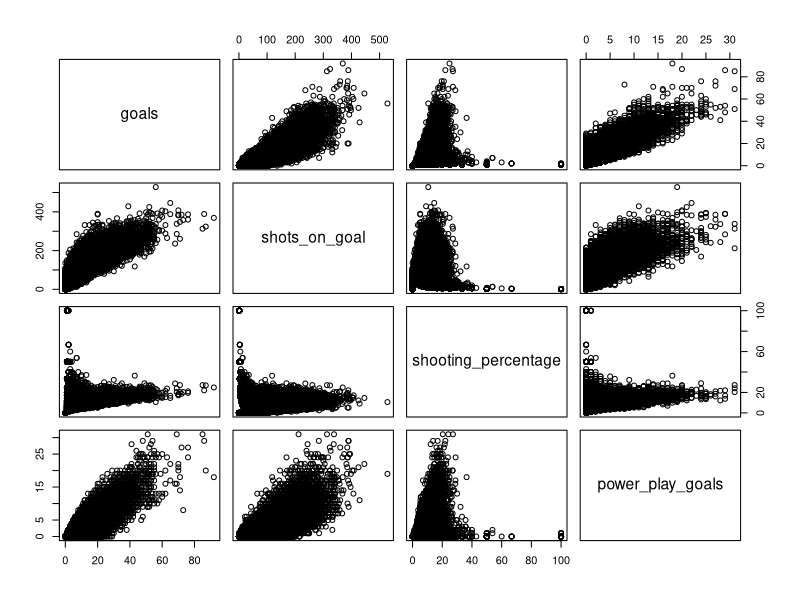
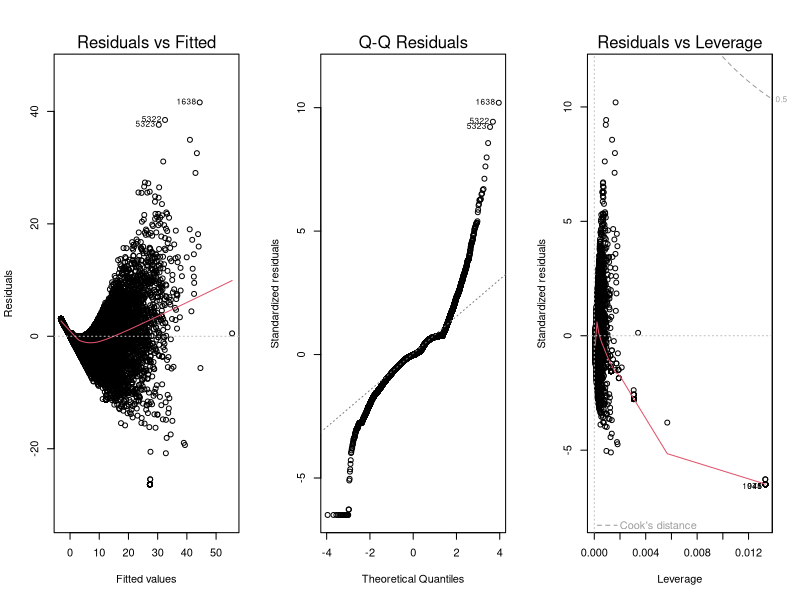
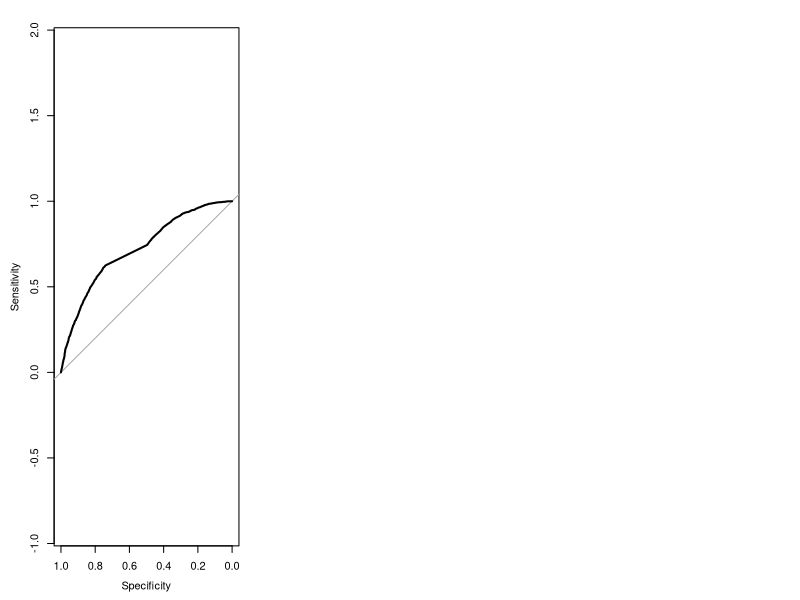

Write the R code that produced these figures, in order. (Note: a time limit stopped this script after it produced the figures.)
## ---- chunk 1
library(tidyverse)
library(magrittr)
library(data.table) # Pre %like% operátor
library(caret) # Pre confusionMatrix
library(pROC)

## ---- chunk 2
getwd()
setwd("/Users/danielcok/xcok/4.semester/OZNAL/Zadanie") # Set the correct path to players_22.csv
data <- read_delim("NHL_Players_Statistics.csv", col_names = TRUE, num_threads = 4, delim = ';');
data
view(data)
## ---- chunk 3
colnames(data) # Pôvodné mená stĺpcov

new_colnames <- c("player_name", "date_of_birth", "season_year", "season", "team", "games_played", "goals", "assists", "points", "plus_minus_ratings", "penalty_minutes",
                "shots_on_goal", "shooting_percentage", "power_play_goals", "power_play_assists", "short_goals", "short_assists", "game_winning_goals", "game_tying_goals",
                "time_on_ice_per_game", "production", "number", "games_started", "wins", "losses", "ties", "overtime_losses", "goals_against", "goals_against_average", "shots_against", "saves",
                "save_percentage", "shutouts", "position", "height", "weight", "bmi", "place_of_birth", "age", "experience")

colnames(data) <- new_colnames

colnames(data) # Nové mená stĺpcov
## ---- chunk 4
data %<>% separate("date_of_birth", into = c("Year", "Month", "Day"), sep = "-")
## ---- chunk 5
data %<>% separate("place_of_birth", into = c("city", "state"), sep = ",")
## ---- chunk 6
data$season <- gsub("'", "", data$season) # Funkcia gsub funguje podobne ako sub ale nahradí všetky výskyty
## ---- chunk 7
data$game_tying_goals[is.na(data$game_tying_goals)] <- 0
data$number[is.na(data$number)] <- 0
data$goals[is.na(data$goals)] <- 0
data$assists[is.na(data$assists)] <- 0
data$points[is.na(data$points)] <- 0
data$plus_minus_ratings[is.na(data$plus_minus_ratings)] <- 0
data$penalty_minutes[is.na(data$penalty_minutes)] <- 0
data$shots_on_goal[is.na(data$shots_on_goal)] <- 0
data$shooting_percentage[is.na(data$shooting_percentage)] <- 0
data$power_play_goals[is.na(data$power_play_goals)] <- 0
data$power_play_assists[is.na(data$power_play_assists)] <- 0
data$short_goals[is.na(data$short_goals)] <- 0
data$short_assists[is.na(data$short_assists)] <- 0
data$game_winning_goals[is.na(data$game_winning_goals)] <- 0
## ---- chunk 8
# Získame unikátne hodnoty z pozícií hráčov
unique(data$position)
data %<>% mutate(
  role = case_when(
    position %like% "Right_wing|Left_wing|Center|Forward" ~ "offensive",
    position %like% "Defence" ~ "defensive",
    position %like% "Goaltender" ~ "goalie",
    .default = "goalie"
  )
)
## ---- chunk 9
# Vytvorenie stĺpca role_oneHot na základe pozície
data <- data %>% 
  mutate(
    role_oneHot = if_else(role == "offensive", 1, 0)
  )

## ---- chunk 10
view(data)
## ---- chunk 11
selected_data <- data %>% select(goals, shots_on_goal, shooting_percentage, power_play_goals)
plot(selected_data)
#boxplot(selected_data)
## ---- chunk 12
# Filter na offensive a defensive
filtered_data <- data %>% filter(role == "offensive" | role == "defensive")

sample <- sample(c(TRUE, FALSE), nrow(filtered_data), replace=TRUE, prob=c(0.7,0.3))
train <- filtered_data[sample, ]
test <- filtered_data[!sample, ]

model <- lm(goals ~ shots_on_goal + shooting_percentage, data = train)
summary(model)
## ---- chunk 13
par(mfrow = c(1,3)) # Vytvorí grid 1x3
plot(model, which = c(1,2,5))
## ---- chunk 14
# Pre trénovacie dáta
residuals <- model$residuals
RSS <- sum(residuals^2)
RSS
RMSE <- sqrt(mean(residuals^2))
RMSE

# Pre testovacie dáta
predictions <- predict(model, test)
residuals_test <- test$goals - predictions
RSS_test <- sum(residuals_test^2)
RSS_test
RMSE_test <- RMSE(predictions, test$goals)
RMSE_test
## ---- chunk 15
# Rozdelenie dát na trenovaciu a testovaciu súpravu
set.seed(123)  
training_indices <- createDataPartition(data$role_oneHot, p = 0.7, list = FALSE)  
train_data <- data[training_indices, ]  
test_data <- data[-training_indices, ]  

## ---- chunk 16
# Vytvorenie logistického regresného modelu
model <- glm(role_oneHot ~ goals + assists , data = train_data, family = "binomial")  
## ---- chunk 17
# Predikcie a hodnotenie
predictions <- predict(model, test_data, type = "response")  
predicted_class <- if_else(predictions > 0.5, 1, 0)  
## ---- chunk 18
# Confusion matrix
cm <- confusionMatrix(as.factor(predicted_class), as.factor(test_data$role_oneHot), positive =  "1")
print(cm)  
## ---- chunk 19
# ROC krivka a výpočet AUC
roc_response <- roc(response = test_data$role_oneHot, predictor = as.numeric(predictions))
plot(roc_response)  
## ---- chunk 20
# Výpočet a výpis hodnoty AUC (Area Under the Curve) pre ROC krivku
auc_value <- auc(roc_response)
print(auc_value)
## ---- chunk 21
# Výpis celkovej presnosti modelu
cm_overall_accuracy <- cm$overall['Accuracy']
print(paste("Accuracy:", cm_overall_accuracy))
## ---- chunk 22
# Výpočet a výpis proporcionálneho rozdelenia tried v testovacej sade
proportion_of_1 <- sum(cm$table[2,]) / sum(cm$table)
proportion_of_0 <- sum(cm$table[1,]) / sum(cm$table)
print(paste("Class proportions are: ", proportion_of_1, proportion_of_0, "for 1 and 0, respectively."))
## ---- chunk 23
# Výpočet a výpis presnosti (Precision) predpovedí modelu
precision <- cm$table[2,2] / (cm$table[2,2] + cm$table[2,1])
print(paste("Precision:", precision))
## ---- chunk 24
# Výpočet a výpis citlivosti (Recall) predpovedí modelu
recall <- cm$table[2,2] / (cm$table[2,2] + cm$table[1,2])
print(paste("Recall:", recall))
## ---- chunk 25
# Sumarizácia modelu a interpretácia koeficientov
model_summary <- summary(model)
print(model_summary)
## ---- chunk 26
library(e1071)
library(caret)
library(pROC)
## ---- chunk 27
na_limits <- 0.5 * nrow(data)  # Limit pre vynechanie stĺpcov s nadmerným počtom chýbajúcich hodnôt
# Tento riadok určuje prahovú hodnotu pre odstránenie stĺpcov s veľkým počtom chýbajúcich hodnôt (NA). Násobením 0.5 počtom riadkov (nrow(data)) nastavujeme prah, že akýkoľvek stĺpec s viac ako 50% chýbajúcich hodnôt bude odstránený z datasetu.
data <- data[, colSums(is.na(data)) < na_limits]
# V tomto riadku sa odstraňujú stĺpce, ktoré prekračujú práve definovanú prahovú hodnotu chýbajúcich hodnôt. Funkcia colSums(is.na(data)) vypočíta počet chýbajúcich hodnôt (NA) v každom stĺpci, a ten sa potom porovná s hodnotou na_limits.
data <- data[, sapply(data, function(x) length(unique(x)) > 1)]  
# Tento riadok odstraňuje stĺpce s konštantnými alebo takmer konštantnými hodnotami. Používa sapply na aplikáciu funkcie na každý stĺpec, ktorá zistí, či počet unikátnych hodnôt v stĺpci je väčší ako 1. Ak nie, taký stĺpec nie je pre model užitočný a je odstránený.
data[] <- lapply(data, function(x) if(is.character(x)) factor(x) else x)  
# Tu prechádzame cez všetky stĺpce a konvertuje znakové stĺpce na faktory. Tento krok je dôležitý, pretože mnohé modelovacie techniky v R vyžadujú, aby kategorické premenné boli v tvare faktorov. Používa sa tu lapply, čo je vhodné, pretože vracia zoznam a priradenie data[] <- sa uistí, že sa zmeny aplikujú priamo na dataset data.
## ---- chunk 28
# Vytvorenie tréningových a testovacích dat
training_indices <- createDataPartition(data$role_oneHot, p = 0.7, list = FALSE)
# Funkcia z knižnice caret je použitá na rozdelenie indexov dát do trénovacej a testovacej sady na základe cieľovej premennej data$role_oneHot.
train_data <- data[training_indices, ]
test_data <- data[-training_indices, ]
## ---- chunk 29
# Zabezpečenie konzistentných úrovní faktorov v tréningových aj testovacích datach
train_data$role_oneHot <- factor(train_data$role_oneHot, levels = c("0", "1"))
test_data$role_oneHot <- factor(test_data$role_oneHot, levels = c("0", "1"))
# Tieto riadky nastavujú úrovne faktorov pre cieľovú premennú role_oneHot v trénovacej a
# testovacej sade. Je dôležité mať konzistentné faktorové úrovne v oboch súboroch, aby sme zabezpečili, že výsledky budú správne # # interpretované pri trénovaní a testovaní modelu. 
## ---- chunk 30
# Výber relevantných prediktorov pre hypotézy
selected_columns <- c("goals", "assists", "role_oneHot")  # Berieme do úvahy len góly, asistencie a role_oneHot
train_data <- train_data[, selected_columns]
test_data <- test_data[, selected_columns]
# Aktualizujeme trénovacie a testovacie datasety tak, že ponecháme len vybrané stĺpce. To pomáha redukovať dimenzionality dát a zameriava model na najdôležitejšie charakteristiky, ktoré by mali vplyv na predikcie.
## ---- chunk 31
# Trénovanie modelu SVM s lineárnym jadrom
svm_model <- try(svm(role_oneHot ~ goals + assists, data = train_data, kernel = "linear", cost = 1, scale = FALSE), silent = FALSE)
# Trénovanie modelu SVM (Support Vector Machine) s lineárnym jadrom. Funkcia svm z knižnice e1071 je použitá s formulou, ktorá hovorí, že role_oneHot (či je hráč ofenzívny alebo nie) je predikovaná na základe  stĺpcov v train_data. Parameter cost nastavený na 1 kontroluje kompromis medzi dosahovaním širokej margity a minimalizáciou chyby klasifikácie. Parameter scale je nastavený na FALSE, čo znamená, že dáta nebudú automaticky škálované pred trénovaním modelu. Použitie try obaluje volanie funkcie svm tak, aby v prípade neúspechu (napr. keď dáta nie sú vhodné pre model SVM) nedošlo k ukončeniu skriptu, ale namiesto toho sa vráti chybová správa.
## ---- chunk 32
# Predpovedanie na základe testovacích dat
svm_predictions_raw <- predict(svm_model, test_data[, -which(names(test_data) == "role_oneHot")])
# spúšťa sa proces predikcie na testovacích dátach. Funkcia predict sa používa na vygenerovanie predpovedí s modelom SVM (svm_model), ktorý bol natrénovaný na trénovacej sade train_data.
# Ensure predictions have the same factor levels
svm_predictions <- factor(svm_predictions_raw, levels = levels(test_data$role_oneHot))
# svm_predictions_raw je premenená na faktor s rovnakými úrovňami ako cieľová premenná v testovacej sade. Toto zabezpečuje, že predpovede modelu budú porovnateľné s cieľovými hodnotami.
## ---- chunk 33
svm_confusionMatrix <- confusionMatrix(svm_predictions, test_data$role_oneHot, positive = "1")
# Pomocou funkcie confusionMatrix z knižnice caret sa vytvára matica zámien (confusion matrix), ktorá sumarizuje výkon klasifikácie porovnaním predpovedí modelu (svm_predictions) s pravdivými hodnotami (test_data$role_oneHot). Parameter positive = "1" definuje, ktorá úroveň cieľovej premennej je považovaná za pozitívnu triedu.
print(svm_confusionMatrix)
## ---- chunk 34
# Extrahovanie rozhodovacích hodnôt pre analýzu ROC, zabezpečenie správneho typu dat
predicted_with_decision_values <- predict(svm_model, test_data, decision.values = TRUE)
svm_decision_values <- attr(predicted_with_decision_values, "decision.values")
# Na vykonanie ROC analýzy sa extrahujú rozhodovacie hodnoty z modelu SVM. Tieto hodnoty sú potrebné na výpočet ROC krivky, ktorá poskytuje grafické hodnotenie výkonnosti modelu pri rôznych prahových hodnotách. Pomocou atribútu decision.values = TRUE v funkcií predict sa získavajú rozhodovacie hodnoty, ktoré umožňujú zobraziť, ako sa model rozhodol medzi dvoma triedami.
## ---- chunk 35
# Make sure svm_decision_values is a numeric vector
if (is.matrix(svm_decision_values) && ncol(svm_decision_values) == 2) {
  svm_decision_values <- svm_decision_values[, 2]
}

# Premenná svm_decision_values ukladá rozhodovacie hodnoty, ktoré predikčný model SVM generuje počas predikcie. V matici rozhodovacích hodnôt sa bežne nachádzajú skóre pre každú triedu. V tomto prípade indexujeme maticu, aby sme získali hodnoty spojené s druhým stĺpcom, ktorý zodpovedá "pozitívnej" triede.
## ---- chunk 36
# ROC Analýza
roc_response <- roc(response = as.numeric(test_data$role_oneHot) - 1, predictor = svm_decision_values)
plot(roc_response)
svm_auc_value <- auc(roc_response)
print(paste("AUC for SVM:", svm_auc_value))
## ---- chunk 37
# Vypočer presnosti predpovedí
precision <- svm_confusionMatrix$table[2, 2] / (svm_confusionMatrix$table[2, 2] + svm_confusionMatrix$table[1, 2])
print(paste("Precision:", precision))
# Precision (Presnosť): Schopnosť modelu, že prípady označené ako pozitívne sú skutočne pozitívne. Vyššia hodnota značí, že keď model označí prípad ako pozitívny, je väčšia šanca, že to je správne.
## ---- chunk 38
# Vypočet Recall predpovedí
recall <- svm_confusionMatrix$table[2, 2] / (svm_confusionMatrix$table[2, 2] + svm_confusionMatrix$table[2, 1])
print(paste("Recall:", recall))
# Recall (Citlivosť): Schopnosť modelu správne identifikovať pozitívne prípady. Vyššia hodnota naznačuje, že model je lepší v detekcii pozitívnych prípadov.
## ---- chunk 39
# Celkova presnosť modelu
accuracy <- svm_confusionMatrix$overall['Accuracy']
print(paste("Accuracy:", accuracy))
# Presnosť (Accuracy): Proporcia správne klasifikovaných prípadov zo všetkých prípadov. Vyššia hodnota značí lepší celkový výkon modelu.
## ---- chunk 40
# Vypočet pomeru tried
proportion_of_1 <- sum(svm_confusionMatrix$table[2, ]) / sum(svm_confusionMatrix$table)
proportion_of_0 <- sum(svm_confusionMatrix$table[1, ]) / sum(svm_confusionMatrix$table)
print(paste("Class proportions are:", proportion_of_1, "for 1 and", proportion_of_0, "for 0 respectively."))
## ---- chunk 41
# Sumarizácia modelu SVM a interpretácia výsledkov
svm_model_summary <- summary(svm_model)
print(svm_model_summary)
